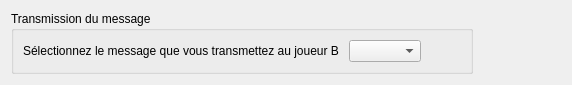
<?xml version="1.0" encoding="UTF-8"?>
<ui version="4.0">
 <class>Form</class>
 <widget class="QWidget" name="Form">
  <property name="geometry">
   <rect>
    <x>0</x>
    <y>0</y>
    <width>572</width>
    <height>78</height>
   </rect>
  </property>
  <property name="windowTitle">
   <string>Form</string>
  </property>
  <layout class="QHBoxLayout" name="horizontalLayout_2">
   <item>
    <widget class="QGroupBox" name="groupBox">
     <property name="enabled">
      <bool>true</bool>
     </property>
     <property name="minimumSize">
      <size>
       <width>0</width>
       <height>0</height>
      </size>
     </property>
     <property name="maximumSize">
      <size>
       <width>16777215</width>
       <height>16777215</height>
      </size>
     </property>
     <property name="title">
      <string>Transmission du message</string>
     </property>
     <property name="flat">
      <bool>false</bool>
     </property>
     <layout class="QHBoxLayout" name="horizontalLayout">
      <item>
       <widget class="QLabel" name="label">
        <property name="text">
         <string>Sélectionnez le message que vous transmettez au joueur B </string>
        </property>
       </widget>
      </item>
      <item>
       <widget class="QComboBox" name="comboBox"/>
      </item>
      <item>
       <spacer name="horizontalSpacer">
        <property name="orientation">
         <enum>Qt::Horizontal</enum>
        </property>
        <property name="sizeHint" stdset="0">
         <size>
          <width>40</width>
          <height>20</height>
         </size>
        </property>
       </spacer>
      </item>
     </layout>
    </widget>
   </item>
   <item>
    <spacer name="horizontalSpacer_3">
     <property name="orientation">
      <enum>Qt::Horizontal</enum>
     </property>
     <property name="sizeHint" stdset="0">
      <size>
       <width>40</width>
       <height>20</height>
      </size>
     </property>
    </spacer>
   </item>
  </layout>
 </widget>
 <resources/>
 <connections/>
</ui>
